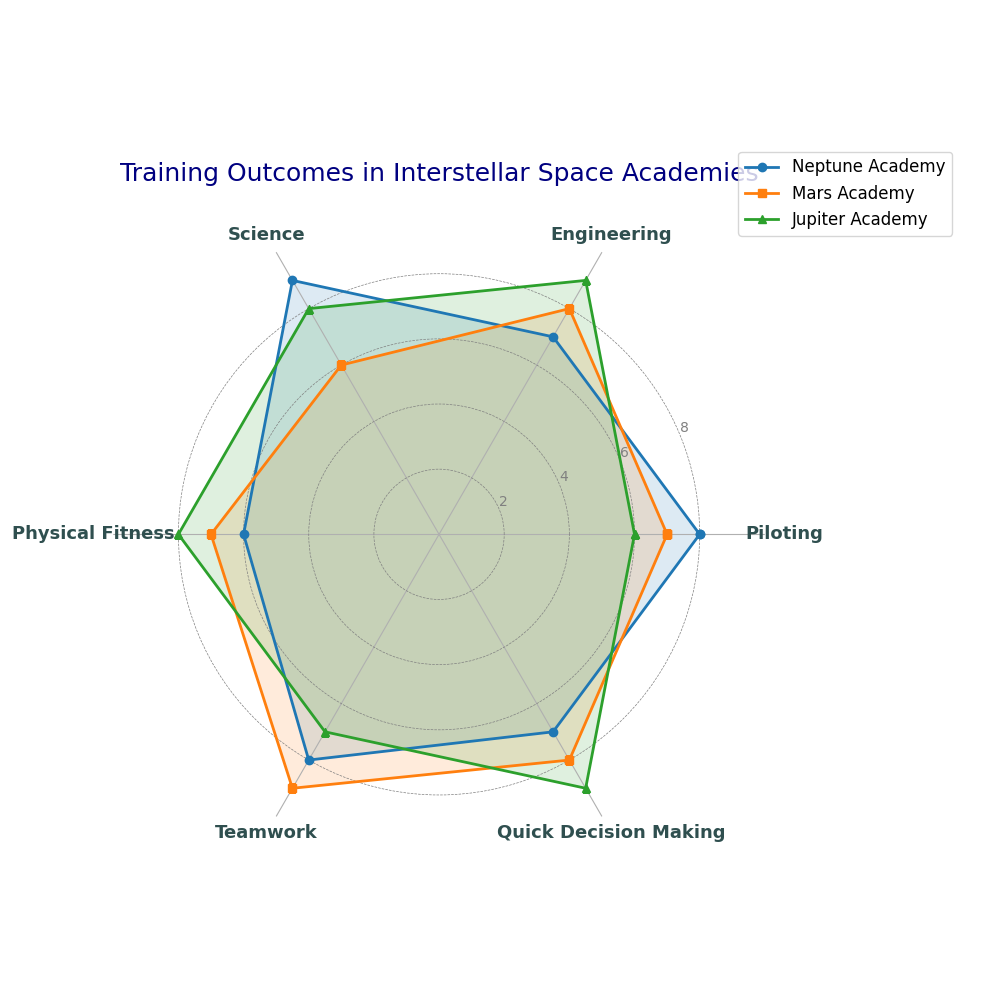

Here is the Python script that generated this plot:
import matplotlib.pyplot as plt
import numpy as np

# Backstory and data context:
# We are comparing the training outcomes in three different fictional space academies.
# The academies train space explorers in various key skills necessary for interstellar missions.

# Define the core skills for space explorers
skills = ['Piloting', 'Engineering', 'Science', 'Physical Fitness', 'Teamwork', 'Quick Decision Making']

# Number of skills
num_skills = len(skills)

# Define skill levels for each academy
neptune_academy = [8, 7, 9, 6, 8, 7]
mars_academy = [7, 8, 6, 7, 9, 8]
jupiter_academy = [6, 9, 8, 8, 7, 9]

# Close the data loop for radar chart
neptune_academy += neptune_academy[:1]
mars_academy += mars_academy[:1]
jupiter_academy += jupiter_academy[:1]

# Angles for each skill, including a repeat at the end to close the loop
angles = np.linspace(0, 2 * np.pi, num_skills, endpoint=False).tolist()
angles += angles[:1]

# Initialize the plot
fig, ax = plt.subplots(figsize=(10, 10), subplot_kw=dict(polar=True))

# Plot data for each academy
ax.plot(angles, neptune_academy, linewidth=2, linestyle='-', label='Neptune Academy', color='#1f77b4', marker='o')
ax.fill(angles, neptune_academy, '#1f77b4', alpha=0.15)

ax.plot(angles, mars_academy, linewidth=2, linestyle='-', label='Mars Academy', color='#ff7f0e', marker='s')
ax.fill(angles, mars_academy, '#ff7f0e', alpha=0.15)

ax.plot(angles, jupiter_academy, linewidth=2, linestyle='-', label='Jupiter Academy', color='#2ca02c', marker='^')
ax.fill(angles, jupiter_academy, '#2ca02c', alpha=0.15)

# Title and axis configuration
plt.title("Training Outcomes in Interstellar Space Academies", size=18, color='navy', pad=20)
plt.xticks(angles[:-1], skills, color='darkslategray', size=13, weight='bold')
ax.set_yticks([2, 4, 6, 8])
ax.set_ylim(0, 10)
ax.set_yticklabels(["2", "4", "6", "8"], color='gray', size=10)

# Adding a legend
plt.legend(loc='upper right', bbox_to_anchor=(1.3, 1.1), fontsize=12)

# Enhance grid and improve visibility
ax.spines['polar'].set_visible(False)
ax.yaxis.grid(True, linestyle='--', linewidth=0.5, color='grey')

# Ensuring everything fits nicely
plt.tight_layout()

# Display the plot
plt.show()
